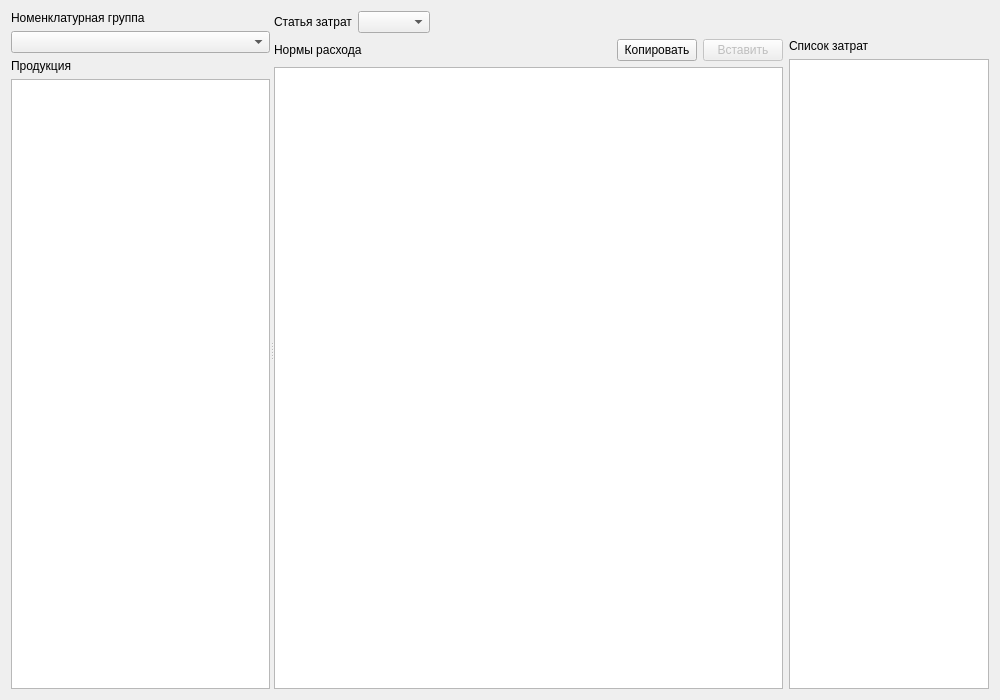
<?xml version="1.0" encoding="UTF-8"?>
<ui version="4.0">
 <class>FormNorm</class>
 <widget class="QWidget" name="FormNorm">
  <property name="geometry">
   <rect>
    <x>0</x>
    <y>0</y>
    <width>1000</width>
    <height>700</height>
   </rect>
  </property>
  <property name="windowTitle">
   <string>Нормы расхода</string>
  </property>
  <layout class="QVBoxLayout" name="verticalLayout_5">
   <item>
    <widget class="QSplitter" name="splitter">
     <property name="orientation">
      <enum>Qt::Horizontal</enum>
     </property>
     <widget class="QWidget" name="layoutWidget">
      <layout class="QVBoxLayout" name="verticalLayout_2">
       <item>
        <widget class="QLabel" name="label">
         <property name="text">
          <string>Номенклатурная группа</string>
         </property>
        </widget>
       </item>
       <item>
        <widget class="QComboBox" name="comboBoxNomGroup"/>
       </item>
       <item>
        <widget class="QLabel" name="label_2">
         <property name="text">
          <string>Продукция</string>
         </property>
        </widget>
       </item>
       <item>
        <widget class="DbViewer" name="tableViewProd">
         <attribute name="verticalHeaderVisible">
          <bool>false</bool>
         </attribute>
        </widget>
       </item>
      </layout>
     </widget>
     <widget class="QWidget" name="layoutWidget">
      <layout class="QVBoxLayout" name="verticalLayout_4">
       <item>
        <layout class="QHBoxLayout" name="horizontalLayout">
         <item>
          <widget class="QLabel" name="label_3">
           <property name="text">
            <string>Статья затрат</string>
           </property>
          </widget>
         </item>
         <item>
          <widget class="QComboBox" name="comboBoxCost"/>
         </item>
         <item>
          <spacer name="horizontalSpacer">
           <property name="orientation">
            <enum>Qt::Horizontal</enum>
           </property>
           <property name="sizeHint" stdset="0">
            <size>
             <width>40</width>
             <height>20</height>
            </size>
           </property>
          </spacer>
         </item>
        </layout>
       </item>
       <item>
        <layout class="QHBoxLayout" name="horizontalLayout_2">
         <item>
          <layout class="QVBoxLayout" name="verticalLayout_3">
           <item>
            <layout class="QHBoxLayout" name="horizontalLayout_3">
             <item>
              <widget class="QLabel" name="label_4">
               <property name="text">
                <string>Нормы расхода</string>
               </property>
              </widget>
             </item>
             <item>
              <spacer name="horizontalSpacer_2">
               <property name="orientation">
                <enum>Qt::Horizontal</enum>
               </property>
               <property name="sizeHint" stdset="0">
                <size>
                 <width>40</width>
                 <height>20</height>
                </size>
               </property>
              </spacer>
             </item>
             <item>
              <widget class="QPushButton" name="pushButtonCopy">
               <property name="text">
                <string>Копировать</string>
               </property>
              </widget>
             </item>
             <item>
              <widget class="QPushButton" name="pushButtonPaste">
               <property name="enabled">
                <bool>false</bool>
               </property>
               <property name="text">
                <string>Вставить</string>
               </property>
              </widget>
             </item>
            </layout>
           </item>
           <item>
            <widget class="DbViewer" name="tableViewNorm">
             <property name="minimumSize">
              <size>
               <width>500</width>
               <height>0</height>
              </size>
             </property>
            </widget>
           </item>
          </layout>
         </item>
         <item>
          <layout class="QVBoxLayout" name="verticalLayout">
           <item>
            <widget class="QLabel" name="label_5">
             <property name="sizePolicy">
              <sizepolicy hsizetype="Maximum" vsizetype="Preferred">
               <horstretch>0</horstretch>
               <verstretch>0</verstretch>
              </sizepolicy>
             </property>
             <property name="maximumSize">
              <size>
               <width>200</width>
               <height>16777215</height>
              </size>
             </property>
             <property name="text">
              <string>Список затрат</string>
             </property>
            </widget>
           </item>
           <item>
            <widget class="QListView" name="listView">
             <property name="sizePolicy">
              <sizepolicy hsizetype="Maximum" vsizetype="Expanding">
               <horstretch>0</horstretch>
               <verstretch>0</verstretch>
              </sizepolicy>
             </property>
             <property name="minimumSize">
              <size>
               <width>200</width>
               <height>0</height>
              </size>
             </property>
             <property name="maximumSize">
              <size>
               <width>200</width>
               <height>16777215</height>
              </size>
             </property>
            </widget>
           </item>
          </layout>
         </item>
        </layout>
       </item>
      </layout>
     </widget>
    </widget>
   </item>
  </layout>
 </widget>
 <customwidgets>
  <customwidget>
   <class>DbViewer</class>
   <extends>QTableView</extends>
   <header>db/dbviewer.h</header>
  </customwidget>
 </customwidgets>
 <resources/>
 <connections/>
</ui>
